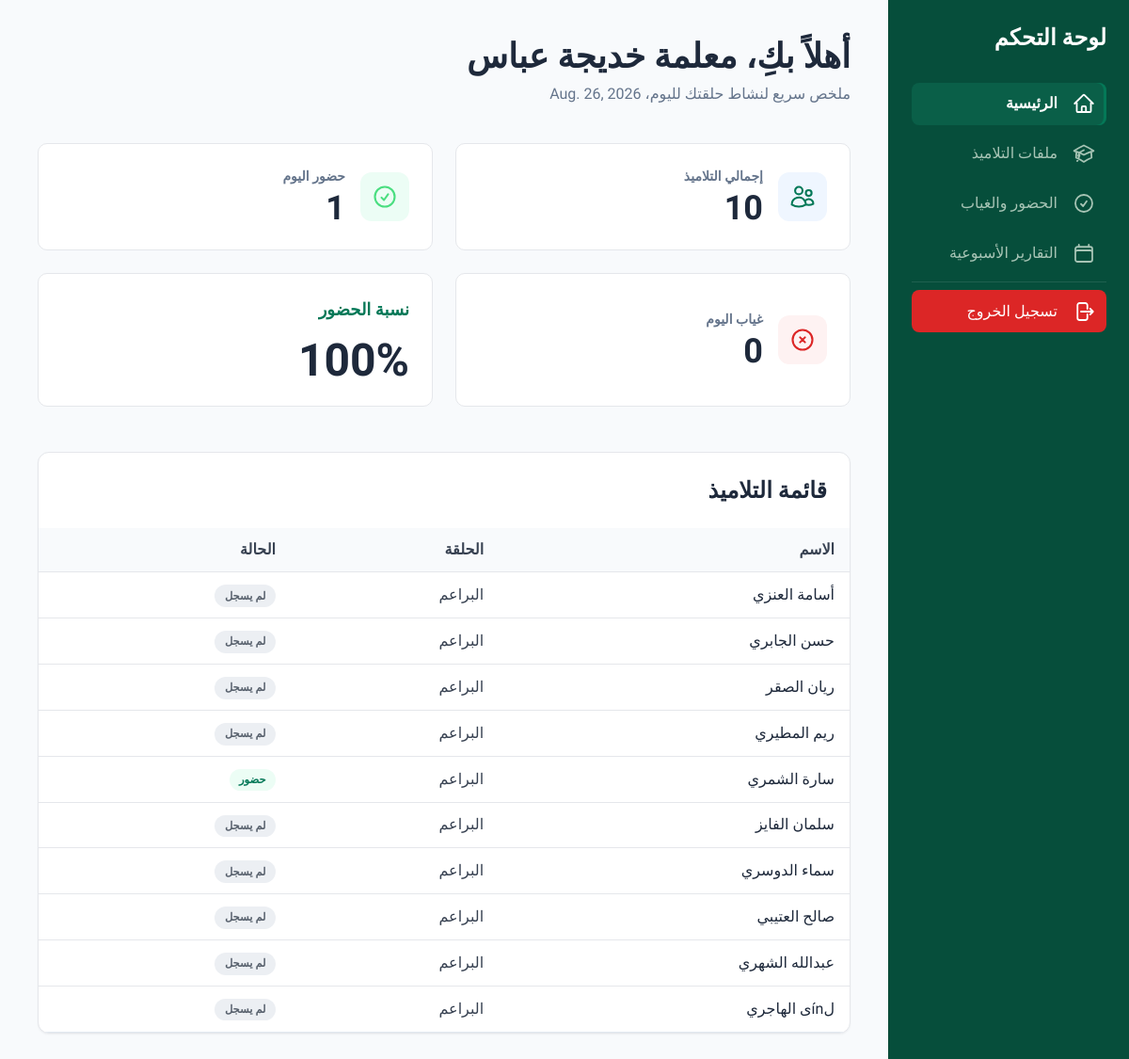
The app's page /teacher/dashboard/ (signed in) with its own data.
### teachers/models.py (models this page shows)
class Teacher(models.Model):
    name=models.CharField(max_length=100,blank=False,null=False)
    tel=models.CharField(max_length=10,blank=True,null=True)
    email=models.EmailField()
    address=models.CharField(max_length=100,blank=True,null=True)
    user_name=models.OneToOneField(User,on_delete=models.SET_NULL,blank=True,null=True)
    school=models.ForeignKey('schools.School',on_delete=models.CASCADE,null=True,blank=True)
    def __str__(self):
        return self.name

### students/models.py (models this page shows, shortened)
class Student(models.Model):
    name=models.CharField(max_length=100,blank=False,null=False)
    address=models.CharField(max_length=100,blank=False,null=False)
    tel=models.CharField(max_length=10,blank=False,null=False)
    date_birth=models.DateField(blank=False,null=False)
    halaqa=models.ForeignKey(Halaqa,on_delete=models.SET_NULL,blank=False,null=True)
    add_course=models.CharField(max_length=50,blank=True,null=True)
    grade=models.ForeignKey('students.Grade',on_delete=models.SET_NULL,blank=False,null=True)
    status=models.BooleanField(default=True)
    school=models.ForeignKey('schools.School',on_delete=models.CASCADE,null=True,blank=True)
    @property
    def attendace_today(self):
        from attendances.models import StudAttendance
        record=StudAttendance.objects.filter(student=self,day=date.today()).first()
        if record is None:
            return None
        return record.status

### halaqs/models.py (models this page shows, shortened)
class Halaqa(models.Model):
    name =models.CharField(max_length=50,blank=False,null=False)
    res_teacher=models.ForeignKey('teachers.Teacher',on_delete=models.SET_NULL,null=True,blank=True)
    course=models.CharField(max_length=50,blank=False,null=False)
    notes=models.TextField(blank=True,null=True)
    school=models.ForeignKey('schools.School',on_delete=models.CASCADE,null=True,blank=True)
    def __str__(self):
        return self.name

### teachers/views.py (the view)
# urls.py: path('dashboard/', staff_with_school(TeacherDashboard.as_view()), name='teacher_dashboard'),
class TeacherDashboard(ListView):
    template_name='teachers/teacher_dashboard.html'
    model=Student
    context_object_name='students'
    def get_queryset(self):
        user=self.request.user
        teacher=Teacher.objects.filter(user_name=user).first()
        if teacher:
            return Student.objects.filter(halaqa__res_teacher=teacher,school=self.request.school).select_related('halaqa','grade').order_by('name')
        return Student.objects.none()
    def get_context_data(self, **kwargs):
        context=super().get_context_data(**kwargs)
        user=self.request.user
        teacher=Teacher.objects.filter(user_name=user).first()
        today=date.today()
        school=self.request.school
        if teacher:
            total_std=Student.objects.filter(halaqa__res_teacher=teacher,school=school).count()
            today_records=StudAttendance.objects.filter(student__halaqa__res_teacher=teacher,student__school=school,day=today)
            attend=today_records.filter(status=True).count()
            absent=today_records.filter(status=False).count()
            recorded=attend+absent
            att_percent=round(attend/recorded*100) if recorded else 0
        else:
            total_std=attend=absent=0
            att_percent=0
        context['teacher']=teacher
        context['today_date']=today
        context['total_std']=total_std
        context['attended']=attend
        context['absent']=absent
        context['att_percent']=att_percent
        return context

### core/access.py (called while the page is built)
def _staff_test(user):
    return user.is_authenticated and (user.is_staff or user.is_superuser)

def staff_with_school(view_func):
    @wraps(view_func)
    def wrapper(request, *args, **kwargs):
        if not _staff_test(request.user):
            from django.contrib.auth.views import redirect_to_login
            return redirect_to_login(request.get_full_path())
        if not request.school:
            raise Http404()
        return view_func(request, *args, **kwargs)
    return wrapper

### templates/teachers/teacher_dashboard.html (shortened to what this page needs)
{% extends 'teachers/t_base.html'%}
{% load static %}
{% block content %}
            <main class="p-6 md:p-10">
                <header class="mb-10">
                    <h1 class="text-3xl md:text-4xl font-black">أهلاً بكِ، معلمة
                        <span class="text-slate-800">{{ teacher }}</span>
                    </h1>
                    <p class="text-slate-500 mt-2">ملخص سريع لنشاط حلقتك لليوم، {{ today_date }}</p>
                </header>
                <div class="grid grid-cols-1 sm:grid-cols-2 xl:grid-cols-4 gap-6">
                    <div class="card p-6 flex items-center gap-4">
                        <span class="flex-shrink-0 p-3 rounded-xl bg-blue-50 flex items-center">
                            {% include 'partials/icons/users.svg' with icon_class='h-7 w-7 text-emerald-700' only %}
                        </span>
                        <div>
                            <h3 class="text-sm font-semibold text-slate-500">إجمالي التلاميذ</h3>
                            <p class="text-4xl font-extrabold mt-1">{{ total_std }}</p>
                        </div>
                    </div>
                    <div class="card p-6 flex items-center gap-4">
                        <span class="flex-shrink-0 p-3 rounded-xl bg-emerald-50 flex items-center">
                            {% include 'partials/icons/check-circle.svg' with icon_class='h-7 w-7 text-green-400' only %}
                        </span>
                        <div>
                            <h3 class="text-sm font-semibold text-slate-500">حضور اليوم</h3>
                            <p class="text-4xl font-extrabold mt-1">{{ attended }}</p>
                        </div>
                    </div>
                    <div class="card p-6 flex items-center gap-4">
                        <span class="flex-shrink-0 p-3 rounded-xl bg-red-50 flex items-center">
                            {% include 'partials/icons/x-circle.svg' with icon_class='h-7 w-7 text-red-600' only %}
                        </span>
                        <div>
                            <h3 class="text-sm font-semibold text-slate-500">غياب اليوم</h3>
                            <p class="text-4xl font-extrabold mt-1">{{ absent }}</p>
                        </div>
                    </div>
                    <div class="card p-6">
                        <h3 class="text-lg font-bold text-emerald-700">نسبة الحضور</h3>
                        <p class="text-5xl font-extrabold mt-4">{{ att_percent }}%</p>
                    </div>
                </div>
                <div class="mt-12 table-wrap overflow-x-auto">
                    <div class="p-6">
                        <h2 class="text-2xl font-bold">قائمة التلاميذ</h2>
                    </div>
                    {% if students %}
                    <table class="table hidden md:table w-full text-right">
                        <thead>
                            <tr>
                                <th class="p-4">الاسم</th>
                                <th class="p-4">الحلقة</th>
                                <th class="p-4">الحالة</th>
                            </tr>
                        </thead>
                        <tbody>
                            {% for std in students %}
                            <tr class="border-b border-slate-200 hover:bg-slate-50 transition">
                                <td class="p-4">
                                    <a href="{% url 'students:student_details' std.id %}" class="text-slate-800 hover:text-emerald-700 transition">{{ std.name }}</a>
                                </td>
                                <td class="p-4">{{ std.halaqa }}</td>
                                <td class="p-4">
                                    {% if std.attendace_today == True %}
                                        <span class="badge badge-green">حضور</span>
                                    {% elif std.attendace_today == False %}
                                        <span class="badge badge-gray">غياب</span>
                                    {% else %}
                                        <span class="badge badge-gray">لم يسجل</span>
                                    {% endif %}
                                </td>
                            </tr>
                            {% endfor %}
                        </tbody>
                    </table>
                    {% else %}
                        {% include 'partials/_empty_state.html' with title='لا يوجد تلاميذ بعد' subtitle='لم تتم إضافة أي تلميذة إلى حلقتك حتى الآن.' icon='partials/icons/academic-cap.svg' %}
                    {% endif %}
                </div>
            </main>
{% endblock %}

### static/css/style.css (style rules this page uses)
:root { --bg: #f8fafc; --surface: #ffffff; --surface-2: #f8fafc; --border: #e5e7eb; --text-1: #0f172a; --text-2: #374151; --text-3: #6b7280; --accent: #047857; --accent-hover: #064e3b; --accent-soft: #ecfdf5; --danger: #dc2626; --danger-hover: #b91c1c; --chrome: #064e3b; --chrome-hover: #0a5f48; --chrome-text: #a7c4b5; --chrome-heading: #ffffff; --chrome-divider: rgba(255, 255, 255, 0.08); }
body { background: var(--bg); color: var(--text-1); }
.card { background: var(--surface); border: 1px solid var(--border); border-radius: 10px; }
.table-wrap { background: var(--surface); border: 1px solid var(--border); border-radius: 12px; box-shadow: 0 1px 2px rgba(15, 23, 42, 0.05); overflow: hidden; }
.badge { display: inline-block; font-size: 0.72rem; font-weight: 700; padding: 0.2rem 0.65rem; border-radius: 999px; white-space: nowrap; }
.badge-green { background: var(--accent-soft); color: #047857; }
.badge-gray { background: #eceff3; color: #57606c; }
.table { width: 100%; text-align: right; border-collapse: collapse; }
.table th { background: var(--surface-2); color: var(--text-2); font-weight: 700; text-align: right; padding: 0.7rem 1rem; border-bottom: 1px solid var(--border); white-space: nowrap; }
.table td { padding: 0.7rem 1rem; border-bottom: 1px solid var(--border); color: var(--text-2); }
.table tbody tr:last-child td { border-bottom: none; }

### records on screen
Teacher: name "خديجة عباس"
Student: name "أسامة العنزي", halaqa "البراعم", shows "لم يسجل"
Student: name "حسن الجابري", halaqa "البراعم", shows "لم يسجل"
Student: name "ريان الصقر", halaqa "البراعم", shows "لم يسجل"
Student: name "ريم المطيري", halaqa "البراعم", shows "لم يسجل"
Student: name "سارة الشمري", halaqa "البراعم", shows "حضور"
Student: name "سلمان الفايز", halaqa "البراعم", shows "لم يسجل"
Student: name "سماء الدوسري", halaqa "البراعم", shows "لم يسجل"
Student: name "صالح العتيبي", halaqa "البراعم", shows "لم يسجل"
Student: name "عبدالله الشهري", halaqa "البراعم", shows "لم يسجل"
Student: name "لínى الهاجري", halaqa "البراعم", shows "لم يسجل"

### other values on screen
{{ label }} "الرئيسية ملفات التلاميذ الحضور والغياب التقارير الأسبوعية تسجيل الخروج"
{{ today_date }} "Aug. 26, 2026"
{{ total_std }} "10"
{{ attended }} "1"
{{ absent }} "0"
{{ att_percent }} "100"
